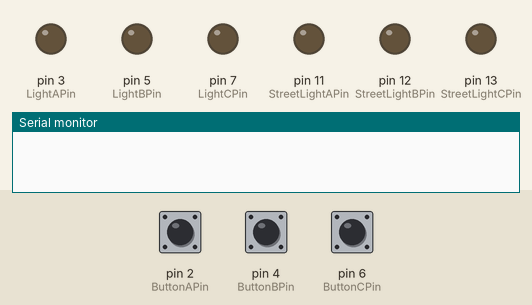
The sketch below on a simulated Arduino Mega 2560, built with avr-gcc and run on an emulated ATmega2560. Shown: output pins drawn as LEDs (lit = HIGH), the last lines printed to the serial monitor. Inputs (shaded band) come from the test bench; at power-on: pin 2 (ButtonAPin) HIGH, pin 4 (ButtonBPin) HIGH, pin 6 (ButtonCPin) HIGH. The audio player accepts every command and is not drawn.

Above: at 0.1 s.
At 6.8 s:
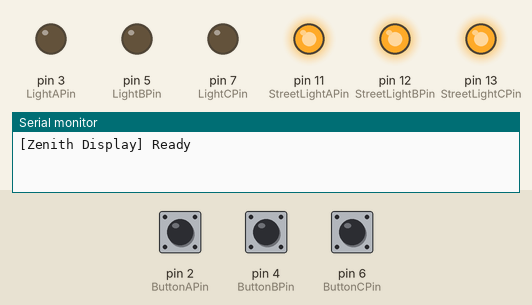
6.9 s: pin 2 (ButtonAPin) pulled LOW for 0.15 s
At 8.3 s:
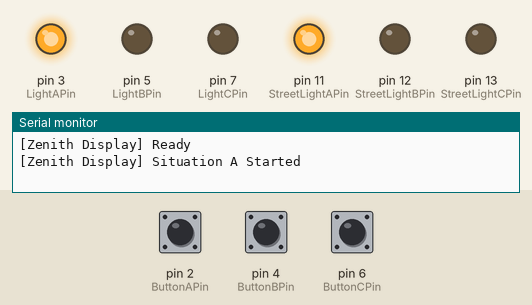
Timing chart, 0 to 9.9 s (numbered marks = the images above; inputs shaded):
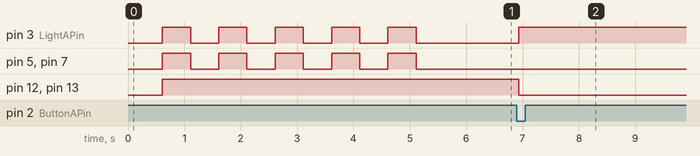

Measured:
- after the input at 6.9 s, pin 3 (LightAPin): LOW → HIGH at once; pin 12 (StreetLightBPin), pin 13 (StreetLightCPin): HIGH → LOW at once

The sketch:

displaycase.ino
```cpp
#include "Arduino.h"
#include <DFPlayerMini_Fast.h>
#include <SoftwareSerial.h>

enum PinConstants {
  ButtonAPin = 2,
  ButtonBPin = 4,
  ButtonCPin = 6,
  LightAPin = 3,
  LightBPin = 5,
  LightCPin = 7,
  StreetLightAPin = 11,
  StreetLightBPin = 12,
  StreetLightCPin = 13
};

enum Situation {
  SituationA,
  SituationB,
  SituationC
};

const int blinkCount = 5;
const unsigned long trackDuration = 15000;  // 15 seconds
const unsigned long blinkInterval = 30000; // 30 seconds

bool inputEnabled = true;
unsigned long lastBlinkTime = 0;

SoftwareSerial softSerial(9, 8);
DFPlayerMini_Fast myMP3;

void setup() {
  pinMode(ButtonAPin, INPUT_PULLUP);
  pinMode(ButtonBPin, INPUT_PULLUP);
  pinMode(ButtonCPin, INPUT_PULLUP);
  pinMode(LightAPin, OUTPUT);
  pinMode(LightBPin, OUTPUT);
  pinMode(LightCPin, OUTPUT);
  pinMode(StreetLightAPin, OUTPUT);
  pinMode(StreetLightBPin, OUTPUT);
  pinMode(StreetLightCPin, OUTPUT);
  delay(100);
  Serial.begin(115200);

#if !defined(UBRR1H)
  softSerial.begin(9600);
  myMP3.begin(softSerial, true);
#else
  Serial1.begin(9600);
  myMP3.begin(Serial1, true);
#endif
  myMP3.volume(30);

  turnOnAllStreetLights(); // Ensure all street lights are on by default
  blinkAllLEDs(blinkCount); // Initial blink sequence
  lastBlinkTime = millis(); // Initialize the last blink time
}

void loop() {
  if (inputEnabled) {
    handleButtonPress();
    // Check if it's time to blink the LEDs
    if (millis() - lastBlinkTime >= blinkInterval) {
      blinkAllLEDs(blinkCount);
      lastBlinkTime = millis();
    }
  }
}

void blinkAllLEDs(int times) {
  for (int i = 0; i < times; i++) {
    digitalWrite(LightAPin, HIGH);
    digitalWrite(LightBPin, HIGH);
    digitalWrite(LightCPin, HIGH);
    delay(500);
    digitalWrite(LightAPin, LOW);
    digitalWrite(LightBPin, LOW);
    digitalWrite(LightCPin, LOW);
    delay(500);
  }
  Serial.println("[Zenith Display] Ready");
}

void handleButtonPress() {
  if (digitalRead(ButtonAPin) == LOW) {
    startSituation(SituationA);
  } else if (digitalRead(ButtonBPin) == LOW) {
    startSituation(SituationB);
  } else if (digitalRead(ButtonCPin) == LOW) {
    startSituation(SituationC);
  }
}

void startSituation(Situation situation) {
  disableInputs();
  int pin;
  uint16_t trackNum;
  switch (situation) {
    case SituationA:
      pin = LightAPin;
      Serial.println("[Zenith Display] Situation A Started");
      trackNum = 1; // Adjust track number as needed
      myMP3.play(trackNum);
      digitalWrite(StreetLightAPin, HIGH);
      digitalWrite(StreetLightBPin, LOW);
      digitalWrite(StreetLightCPin, LOW);
      break;
    case SituationB:
      pin = LightBPin;
      Serial.println("[Zenith Display] Situation B Started");
      trackNum = 2; // Adjust track number as needed
      myMP3.play(trackNum);
      digitalWrite(StreetLightAPin, LOW);
      digitalWrite(StreetLightBPin, HIGH);
      digitalWrite(StreetLightCPin, LOW);
      break;
    case SituationC:
      pin = LightCPin;
      Serial.println("[Zenith Display] Situation C Started");
      trackNum = 3; // Adjust track number as needed
      myMP3.play(trackNum);
      digitalWrite(StreetLightAPin, LOW);
      digitalWrite(StreetLightBPin, LOW);
      digitalWrite(StreetLightCPin, HIGH);
      break;
  }
  digitalWrite(pin, HIGH);
  unsigned long startTime = millis();
  while (millis() - startTime < trackDuration) {
    // No need to check DFPlayer's state here
    delay(100);
  }
  digitalWrite(pin, LOW);
  turnOnAllStreetLights(); // Turn on all street lights after the situation ends
  enableInputs();
  lastBlinkTime = millis(); // Reset blink timer after a situation ends
}

void disableInputs() {
  inputEnabled = false;
}

void enableInputs() {
  inputEnabled = true;
}

void turnOnAllStreetLights() {
  digitalWrite(StreetLightAPin, HIGH);
  digitalWrite(StreetLightBPin, HIGH);
  digitalWrite(StreetLightCPin, HIGH);
}
```
